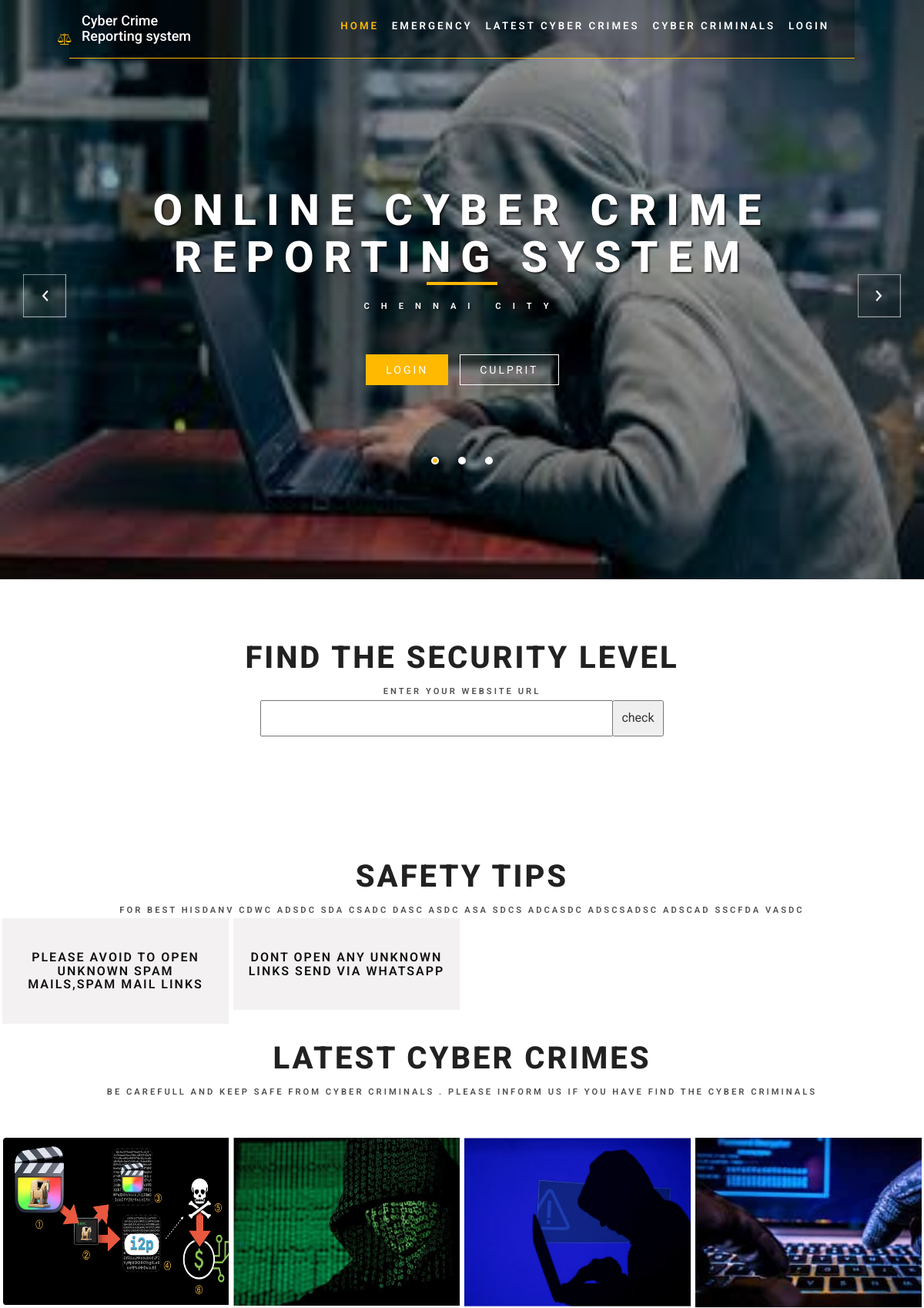
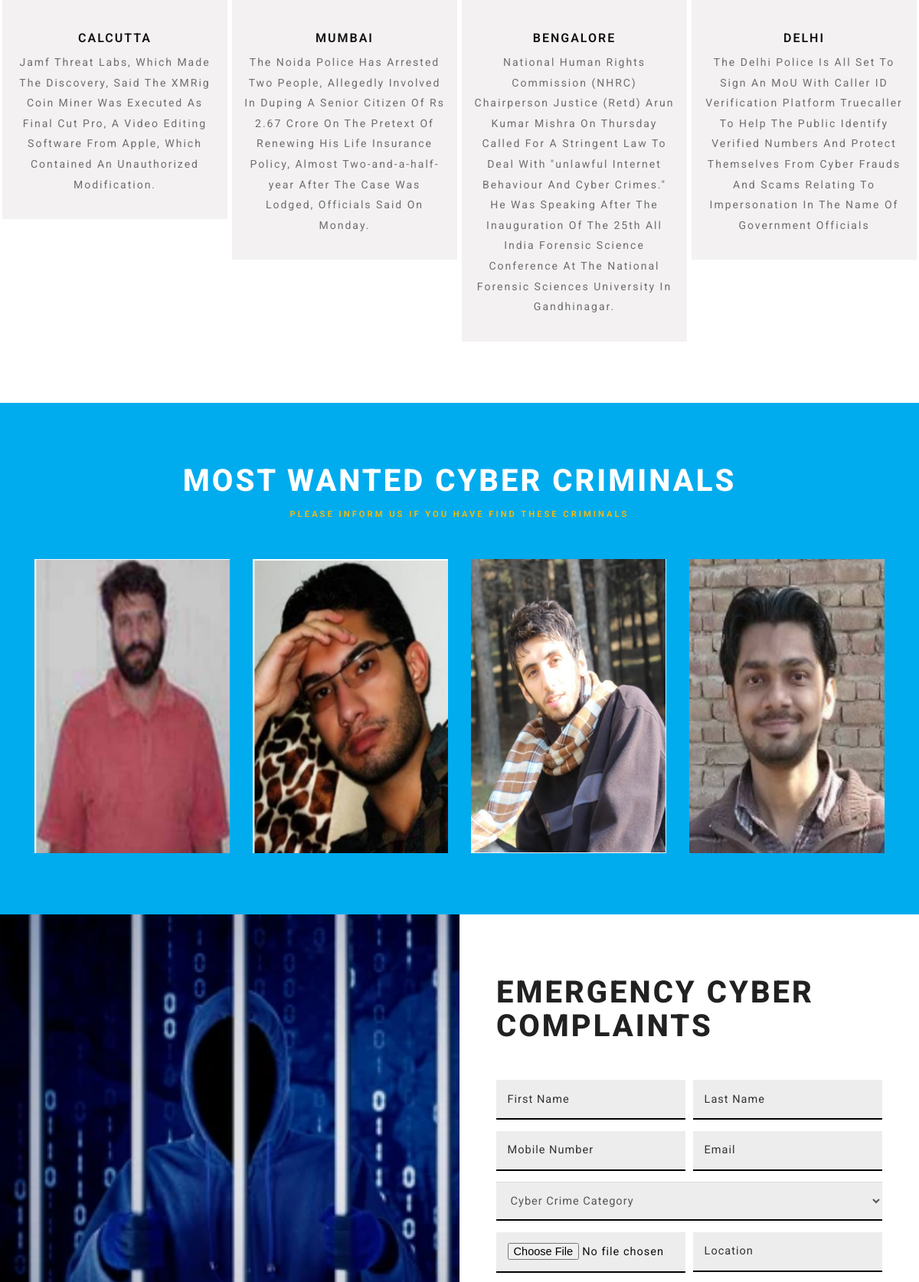
The page / (upper part) on the database its author committed (2 pictures, top to bottom).
### tables this page shows
CREATE TABLE `safety` (
  `id` int(11) NOT NULL,
  `message` varchar(100) NOT NULL,
  `reading_time` timestamp NOT NULL DEFAULT current_timestamp() ON UPDATE current_timestamp()
);

CREATE TABLE `news` (
  `id` int(11) NOT NULL,
  `title` varchar(50) NOT NULL,
  `year` varchar(10) NOT NULL,
  `day` varchar(5) NOT NULL,
  `month` varchar(10) NOT NULL,
  `nimage` varchar(50) NOT NULL,
  `location` varchar(50) NOT NULL,
  `descr` text NOT NULL
);

CREATE TABLE `criminal` (
  `id` int(11) NOT NULL,
  `name` varchar(50) NOT NULL,
  `ctype` varchar(50) NOT NULL,
  `cimage` varchar(50) NOT NULL
);

### application/controllers/Home.php (called while the page is built, shortened)
<?php
class Home extends CI_Controller
{
    public function index()
    {
        $data['newss']=$this->crime->get_news_list();
        $data['missings']=$this->crime->get_missing_list();
        $data['criminals']=$this->crime->get_criminal_list();
        $data["data"]=$this->crime->display_safety();
        $this->load->view('home',$data);
    }
}

### index.php (called while the page is built, shortened)
<?php
require_once BASEPATH.'core/CodeIgniter.php';

### application/models/Crime.php (called while the page is built, shortened)
<?php
class Crime extends CI_Model
{
    public function display_safety()
    {
        $query=$this->db->get('safety');
        return $query->result();
    }
    public function get_news_list()
    {
        $sql="select * from news ORDER BY id DESC ";
        $query=$this->db->query($sql);
        return $query->result_array();
    }
    public function get_criminal_list()
    {
        $sql="select * from criminal ORDER BY id DESC ";
        $query=$this->db->query($sql);
        return $query->result_array();
    }
    public function get_missing_list()
    {
        $sql="select * from user_crime WHERE crime_type='missing' ORDER by id DESC limit 4";
        $query=$this->db->query($sql);
        return $query->result_array();
    }
}

### application/views/home.php (the view, shortened to what this page needs)
<!DOCTYPE html>
<html lang="en">
<head>
    <link href="<?php echo base_url()?>design/css/bootstrap.css" rel="stylesheet" type="text/css" media="all" />
    <link rel="stylesheet" href="<?php echo base_url()?>design/css/style.css" type="text/css" media="all" />
    <link href="<?php echo base_url()?>design/css/font-awesome.css" rel="stylesheet">
</head>
<body>
<div class="banner" id="home">
    <div class="agileinfo-dot">
        <div class="head">
            <div class="navbar-top">
                <div class="navbar-header">
                    <div class="navbar-brand logo ">
                        <h4><a href="index.html" style="color:white;">
                            Cyber Crime <br>Reporting system <i class="fa fa-balance-scale" aria-hidden="true"></i>
                        </a></h4>
                    </div>
                </div>
                <div class="collapse navbar-collapse" id="bs-example-navbar-collapse-1">
                    <ul class="nav navbar-nav link-effect-4">
                        <li class="active"><a href="home" data-hover="Home">Home</a> </li>
                        <li><a href="#public" class="scroll">Emergency </a> </li>
                        <li><a href="#news" class="scroll">Latest Cyber crimes</a></li>
                        <li><a href="#team" class="scroll">cyber Criminals</a></li>
                        <li><a href="login">Login</a></li>
                    </ul>
                </div>
            </div>
        </div>
        <div class="w3layouts-banner-slider">
            <div class="container">
                <div class="slider">
                    <div class="callbacks_container">
                        <ul class="rslides callbacks callbacks1" id="slider4">
                            <li>
                                <div class="agileits-banner-info">
                                    <h3>Online Cyber Crime Reporting System
                                        <div class="border"></div> <span> Chennai City</span></h3>
                                    <div class="w3-button">
                                        <div class="w3ls-button">
                                            <a href="<?php echo base_url(); ?>login#login" class="hvr-shutter-out-vertical">Login</a>
                                        </div>
                                        <div class="w3l-button">
                                            <a href="#team" class="scroll hvr-shutter-out-vertical">Culprit</a>
                                        </div>
                                        <div class="clearfix"> </div>
                                    </div>
                                </div>
                            </li>
                        </ul>
                    </div>
                    <div class="clearfix"> </div>
                </div>
            </div>
        </div>
    </div>
</div>
<div class="gallery" id="new">
    <div class="container">
        <div class="about-heading">
            <h3>Find the Security Level</h3>
            <p>Enter your website url </p>
            <form method="post">
            <input type="text" name="website" style="padding:10px;" size="50">
            <input type="submit" value="check" name="check" style="padding:10px;margin-left:-5px;">
            </form>
        </div>
    </div>
    </div>
<div class="gallery" id="news">
    <div class="container">
        <div class="about-heading">
            <h3>Safety Tips</h3>
            <p>For Best hisdanv cdwc adsdc sda csadc dasc asdc asa sdcs adcasdc adscsadsc adscad sscfda vasdc </p>
        </div>
    </div>
            <?php foreach ($data as $tips){?>
            <div class="col-sm-3 gallery-grids-left">
                <div class="des_agile_info">
                    <h4><?php echo ucwords($tips->message);?></h4>
                </div>
            </div>
            <?php }?>
    </div>
<div class="gallery" id="news">
    <div class="container">
        <div class="about-heading">
            <h3>Latest Cyber crimes</h3>
            <p>Be carefull and keep safe from cyber criminals . Please inform us if you have find the cyber Criminals</p>
        </div>
    </div>
    <div class="gallery-grids">
        <div class="gallery-top-grids">
            <?php foreach ($newss as $news){?>
            <div class="col-sm-3 gallery-grids-left">
                <div class="gallery-grid">
                    <a href="#">
                        <img src="upload_files/news/<?php echo $news['nimage']?>" alt="" style="width: 331px;height: 220px"/>
                    </a>
                </div>
                <div class="des_agile_info">
                    <h4><?php echo ucwords($news['location'])?></h4>
                    <p><?php echo ucwords($news['descr'])?></p>
                </div>
            </div>
            <?php }?>
            <div class="clearfix"> </div>
        </div>
    </div>
</div>
<div class="team" id="team">
    <div class="container">
        <div class="about-heading two">
            <h3>Most Wanted Cyber Criminals</h3>
            <p>Please inform us if you have find these Criminals</p>
        </div>
        <div class="team-grids">
            <?php foreach ($criminals as $criminal){?>
            <div class="col-md-3 agileinfo-team-grid">
                <img src="upload_files/criminal/<?php echo $criminal['cimage']?>" alt="" style="width: 255px;height: 384px">
            </div>
            <?php }?>
            <div class="clearfix"> </div>
        </div>
    </div>
</div>
<div class="free_agile_consultation contact" id="public">
    <div class="col-md-6 free_agile_consultaion_img">
    </div>
    <div class="col-md-6 free_consultation_agile">
        <h4>Emergency Cyber Complaints</h4>
        <form action="home/public_complaint" method="post" enctype="multipart/form-data">
            <div class="contact-left agileits-w3layouts free_w3ls_agile">
                <input type="text" name="fname" placeholder="First Name" required="">
                <input class="email" name="lname" type="text" placeholder="Last Name" required="">
                <input type="text" name="mobile" placeholder="Mobile Number" required="">
                <input class="email" name="email" type="email" placeholder="Email" required="">
                <select class="form-control" name="type">
                <option>Cyber Crime Category</option>
                </select>
                <input class="email" name="location" type="text" placeholder="Location" required="">
                <input name="files" type="file" placeholder="Email" required="">
            </div>
        </form>
    </div>
    <div class="clearfix"> </div>
</div>
</body>
</html>

### rows shown on the page
safety: message "PLEASE AVOID TO OPEN UNKNOWN SPAM MAILS,SPAM MAIL LINKS"
safety: message "DONT OPEN ANY UNKNOWN LINKS SEND VIA WHATSAPP"
news: nimage (picture), location "CALCUTTA", descr "Jamf Threat Labs, Which Made The Discovery, Said The XMRig Coin Miner Was Executed As Final Cut Pro, A Video Editing Software From Apple, Which Contained An Unauthorized Modification."
news: nimage (picture), location "MUMBAI", descr "The Noida Police Has Arrested Two People, Allegedly Involved In Duping A Senior Citizen Of Rs 2.67 Crore On The Pretext Of Renewing His Life Insurance Policy, Almost Two-and-a-half-year After The Case Was Lodged, Officials Said On Monday."
news: nimage (picture), location "BENGALORE", descr "National Human Rights Commission (NHRC) Chairperson Justice (Retd) Arun Kumar Mishra On Thursday Called For A Stringent Law To Deal With \"unlawful Internet Behaviour And Cyber Crimes.\" He Was Speaking After The Inauguration Of The 25th All India Forensic Science Conference At The National Forensic Sciences University In Gandhinagar."
news: nimage (picture), location "DELHI", descr "The Delhi Police Is All Set To Sign An MoU With Caller ID Verification Platform Truecaller To Help The Public Identify Verified Numbers And Protect Themselves From Cyber Frauds And Scams Relating To Impersonation In The Name Of Government Officials"
criminal: cimage (picture)
criminal: cimage (picture)
criminal: cimage (picture)
criminal: cimage (picture)
